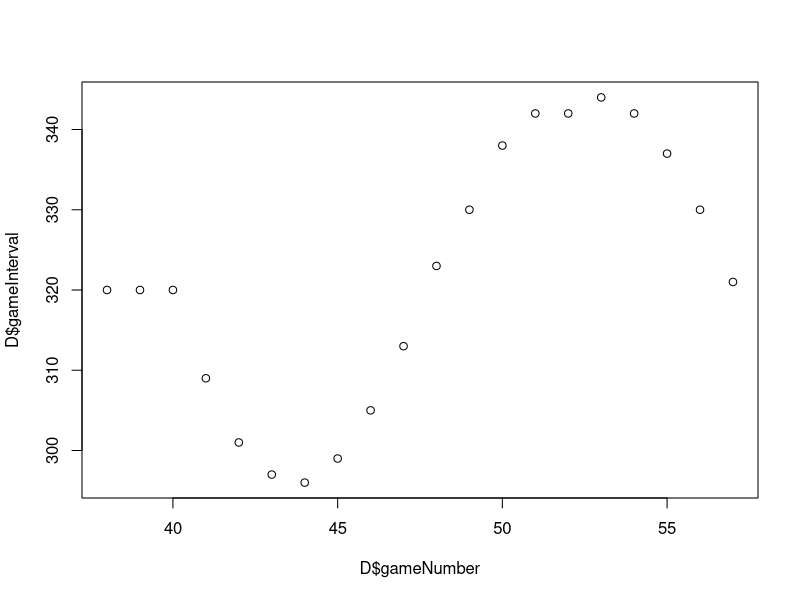
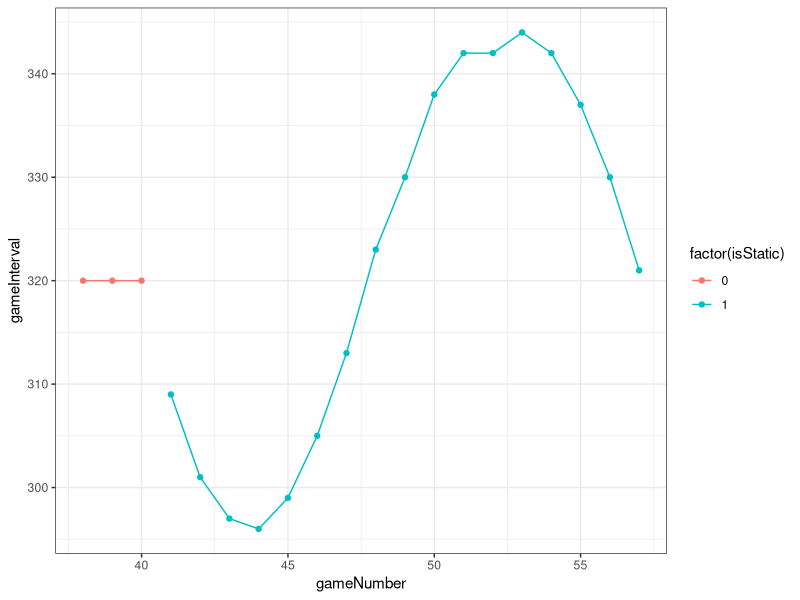
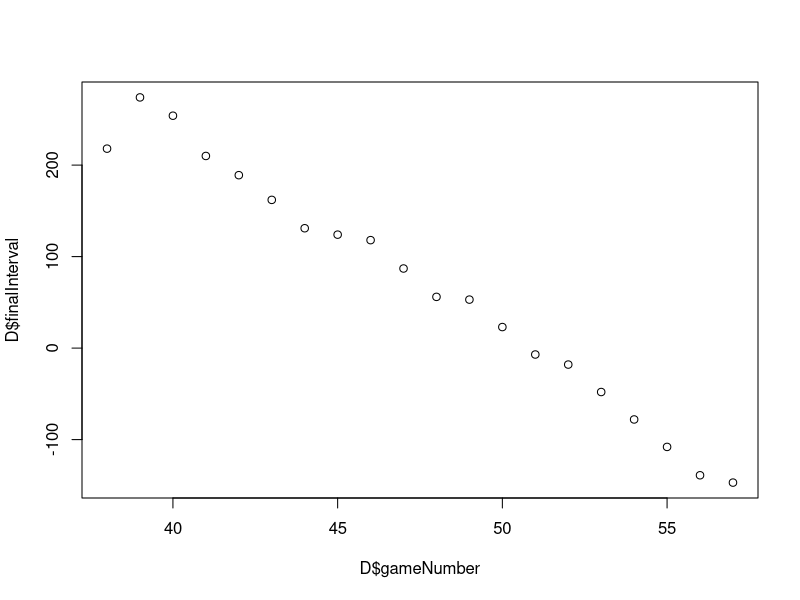
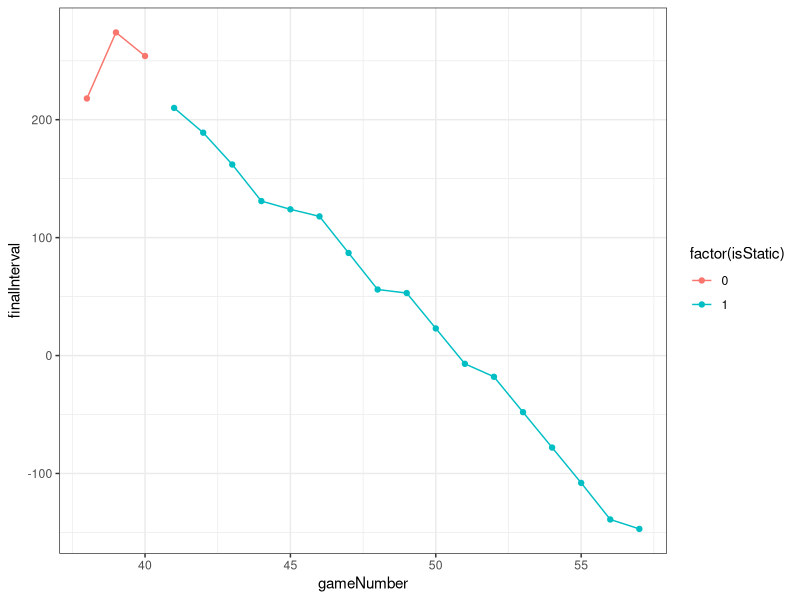
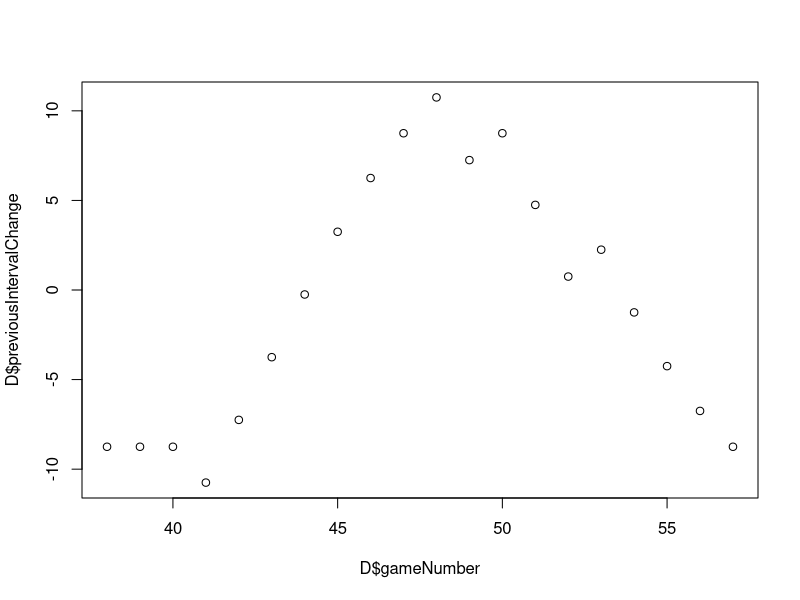
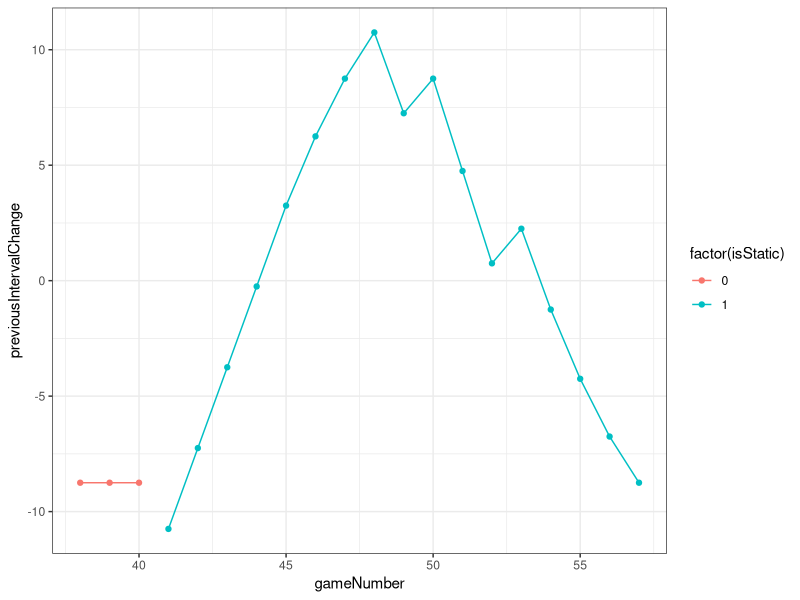

These figures' R source, in order:


library(ggplot2)

D <- read.table('data/ernoR3_data.txt', sep=',', header=T)

plot(D$gameNumber, D$gameInterval)

ggplot(D, aes(x=gameNumber, y=gameInterval, colour=factor(isStatic))) +
  geom_point() + 
  geom_line() +
  theme_bw() 
  # + facet_grid(. ~ isStatic)

plot(D$gameNumber, D$finalInterval)

ggplot(D, aes(gameNumber, y=finalInterval, colour=factor(isStatic))) +
  geom_point() + 
  geom_line() +
  theme_bw() 
# + facet_grid(. ~ isStatic)

plot(D$gameNumber, D$previousIntervalChange)

ggplot(D, aes(gameNumber, y=previousIntervalChange, colour=factor(isStatic))) +
  geom_point() + 
  geom_line() +
  theme_bw() 
# + facet_grid(. ~ isStatic)